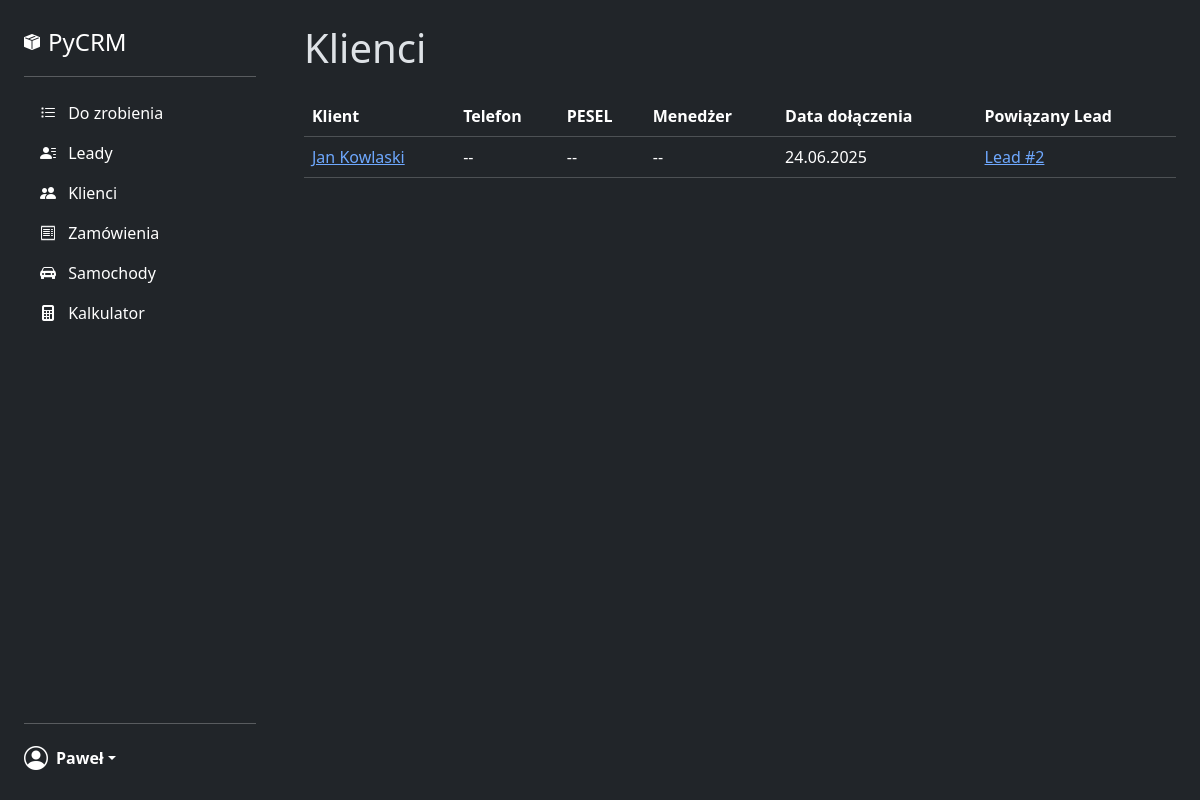
The app's page /klienci/ (signed in) with its own data.
### crm/models.py (models this page shows, shortened)
class Klient(models.Model):
    lead = models.OneToOneField(Lead, on_delete=models.CASCADE, verbose_name="Powiązany lead")
    imie_nazwisko = models.CharField(max_length=255, verbose_name="Imię i nazwisko")
    telefon = models.CharField(max_length=20, blank=True, verbose_name="Telefon")
    pesel = models.CharField(max_length=11, blank=True, verbose_name="PESEL")
    menedzer = models.ForeignKey(User, on_delete=models.SET_NULL, null=True, blank=True, related_name="klienci",
                                 verbose_name="Menedżer")
    utworzono = models.DateTimeField(auto_now_add=True)
    class Meta:
        verbose_name = "Klient"
        verbose_name_plural = "Klienci"

class Lead(models.Model):
    nazwa = models.CharField(max_length=255, verbose_name="Nazwa (np. imię i nazwisko)")
    status = models.CharField(max_length=20, choices=LeadStatus.choices, default=LeadStatus.NOWY, verbose_name="Status")
    zrodlo = models.CharField(max_length=20, choices=LeadSource.choices, verbose_name="Źródło")
    komentarz = models.TextField(blank=True, verbose_name="Komentarz")
    menedzer = models.ForeignKey(User, on_delete=models.SET_NULL, null=True, blank=True, related_name="leady",
                                 verbose_name="Menedżer")
    biuro = models.CharField(max_length=100, blank=True, verbose_name="Biuro")
    utworzono = models.DateTimeField(auto_now_add=True)
    zaktualizowano = models.DateTimeField(auto_now=True)
    class Meta:
        verbose_name = "Lead"
        verbose_name_plural = "Leady"
        ordering = ['-utworzono']

### crm/views.py (the view)
# urls.py: path('klienci/', KlientListView.as_view(), name='klient-list'),
class KlientListView(LoginRequiredMixin, ListView):
    model = Klient
    template_name = 'crm/klient_list.html'
    context_object_name = 'klienci'

### crm/templates/crm/klient_list.html
{% extends "crm/base.html" %}
{% block content %}
    <div class="d-flex justify-content-between align-items-center mb-3">
        <h1>Klienci</h1>
        </div>
    <table class="table table-dark table-hover">
        <thead>
            <tr>
                <th scope="col">Klient</th>
                <th scope="col">Telefon</th>
                <th scope="col">PESEL</th>
                <th scope="col">Menedżer</th>
                <th scope="col">Data dołączenia</th>
                <th scope="col">Powiązany Lead</th>
            </tr>
        </thead>
        <tbody>
            {% for klient in klienci %}
            <tr>
                <td>
                    <a href="{% url 'crm:klient-detail' klient.pk %}">{{ klient.imie_nazwisko }}</a>
                </td>
                <td>{{ klient.telefon|default:"--" }}</td>
                <td>{{ klient.pesel|default:"--" }}</td>
                <td>{{ klient.menedzer.username|default:"--" }}</td>
                <td>{{ klient.utworzono|date:"d.m.Y" }}</td>
                <td>
                    <a href="{% url 'crm:lead-detail' klient.lead.pk %}">Lead #{{ klient.lead.pk }}</a>
                </td>
            </tr>
            {% empty %}
            <tr>
                <td colspan="6" class="text-center">Brak klientów w systemie.</td>
            </tr>
            {% endfor %}
        </tbody>
    </table>
{% endblock %}

### crm/templates/crm/base.html (style rules this page uses)
body { display: flex; min-height: 100vh; }

### records on screen
Klient: imie_nazwisko "Jan Kowlaski", telefon "--", pesel "--", menedzer.username "--", utworzono "24.06.2025", lead.pk "2"
